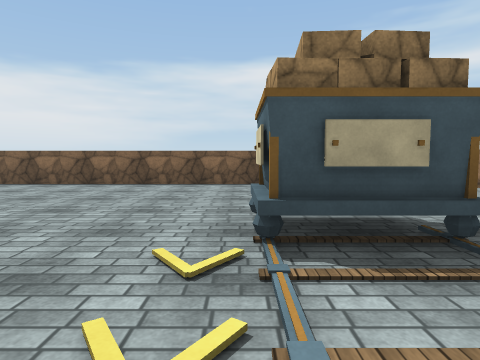
View 1 (above)

24 first-person views from a walk through a Unity game level. The camera is 1.4 m above the floor, tilts 4° down and sees 75° across. The floor is counted in squares, 2 m on a side. Each view is taken from the middle of a square. On the plan, view 1 faces up. The plan holds only what a view shows up to about 10 squares ahead; the rest is blank. Surface patterns are stand-ins for the level's own textures.

View 2
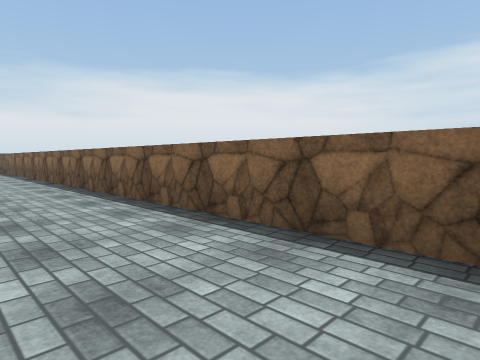

View 3
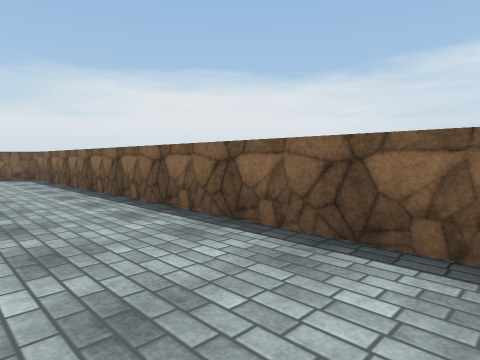

View 4
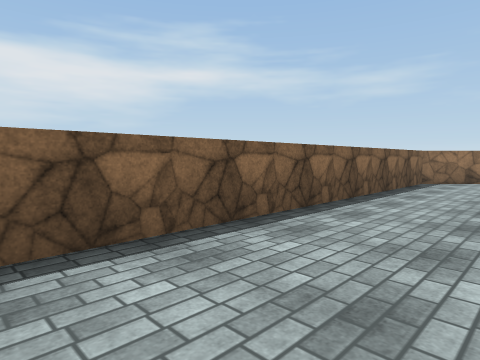

View 5
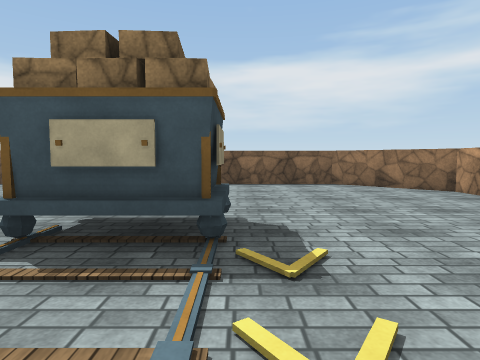

View 6
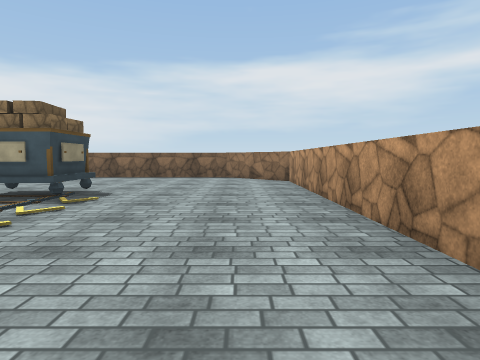

View 7
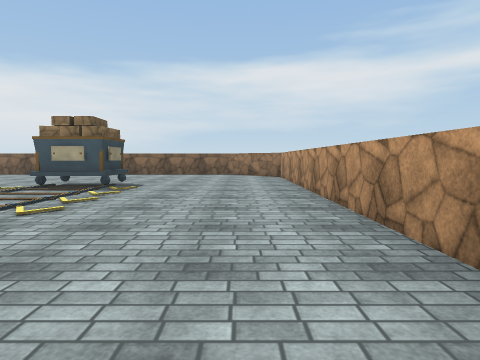

View 8
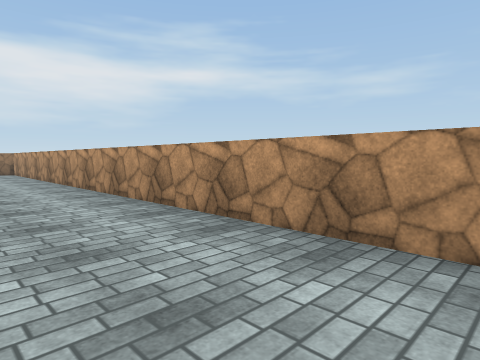

View 9
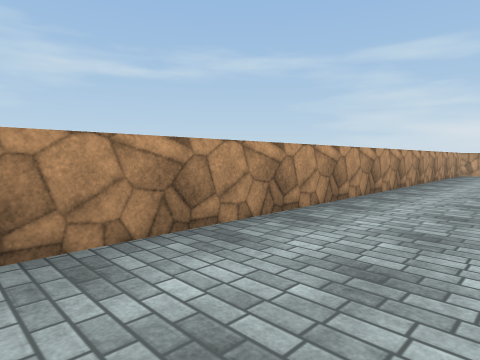

View 10
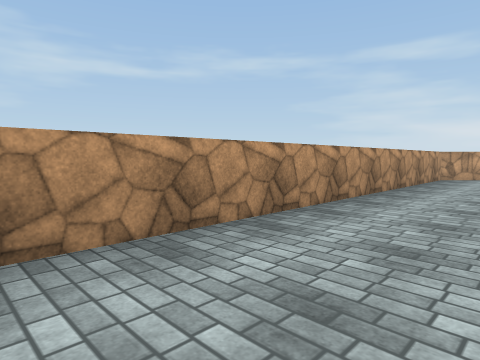

View 11
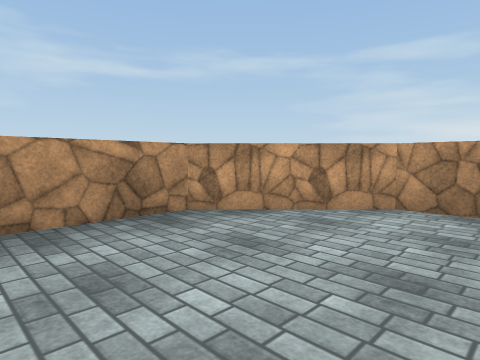

View 12
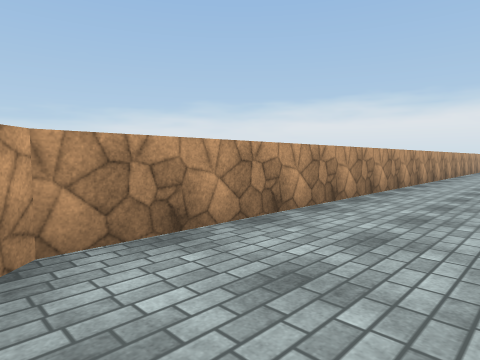

View 13
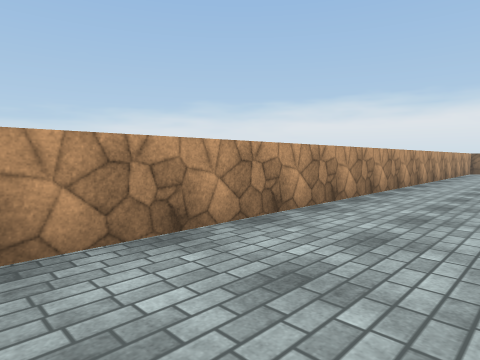

View 14
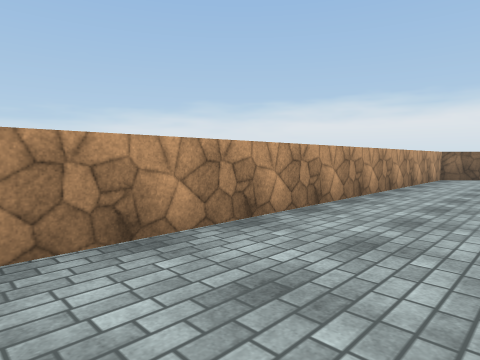

View 15
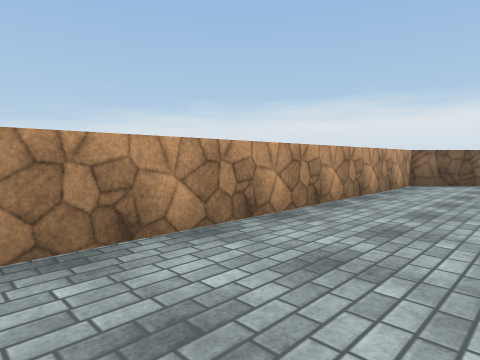

View 16
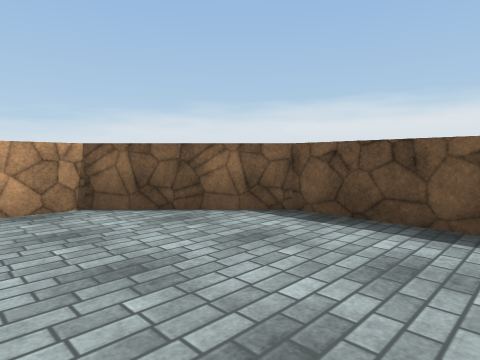

View 17
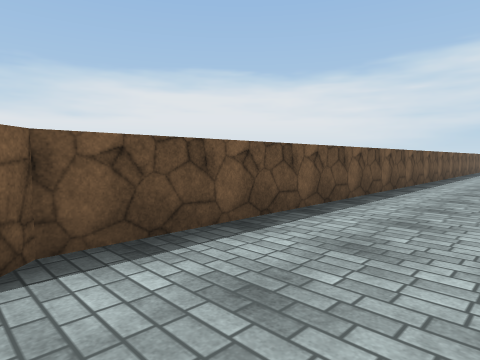

View 18
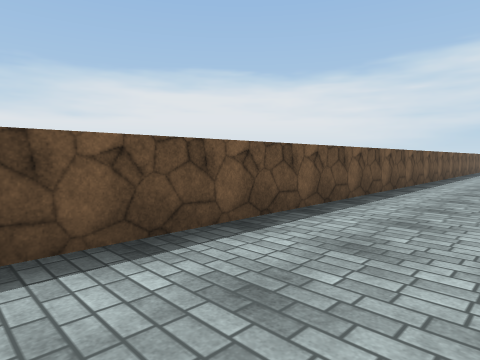

View 19
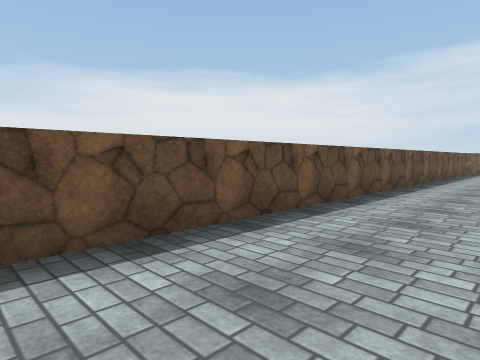

View 20
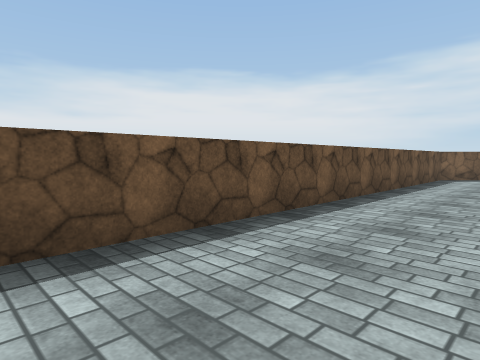

View 21
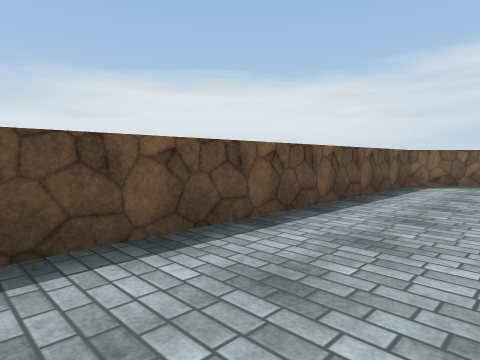

View 22
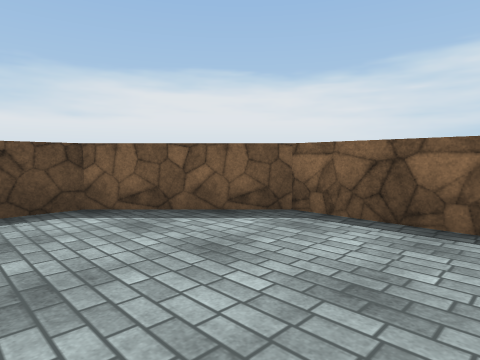

View 23
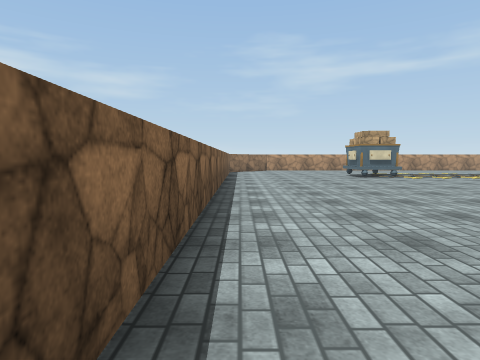

View 24
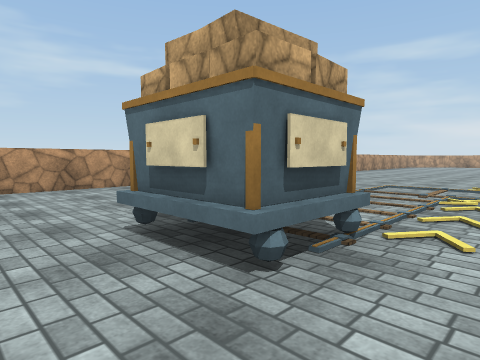

### Floor plan
Points are (right, up) in squares from view 1. A wall is a line through its corners. A room is listed if a view was taken in it or the views show most of it. See-through windows are left out.
Room 1 (views 1, 2, 3, 4, 5, 6, 7, 8, 9, 10, 11, 12, 13, 14, 15, 16, 17, 18, 19, 20, 21, 22, 23, 24)
walls: (-19.5, -20.5) (-17.5, -22.5) (4.5, -22.5) (6.5, -20.5) (6.5, 6.5) (4.5, 8.5) (-17.5, 8.5) (-19.5, 6.5) (-19.5, -20.5)
objects: other object (1, 3)

Where each view was taken, in squares from view 1:
view 1: 0 up, 0 right, facing up
view 2: 6 up, 1 left, facing up-left
view 3: 6 up, 6 left, facing up-left
view 4: 6 up, 5 left, facing up-right
view 5: 0 up, 2 right, facing up
view 6: 3 down, 5 right, facing up
view 7: 5 down, 5 right, facing up
view 8: 9 down, 4 right, facing up-right
view 9: 6 down, 4 right, facing down-right
view 10: 9 down, 4 right, facing down-right
view 11: 18 down, 3 right, facing down-right
view 12: 20 down, 5 right, facing down-left
view 13: 20 down, 1 left, facing down-left
view 14: 20 down, 6 left, facing down-left
view 15: 20 down, 9 left, facing down-left
view 16: 18 down, 16 left, facing down-left
view 17: 21 down, 17 left, facing up-left
view 18: 15 down, 17 left, facing up-left
view 19: 9 down, 17 left, facing up-left
view 20: 5 down, 17 left, facing up-left
view 21: 2 down, 17 left, facing up-left
view 22: 5 up, 15 left, facing up-left
view 23: 8 up, 11 left, facing right
view 24: 5 up, 1 left, facing down-right
